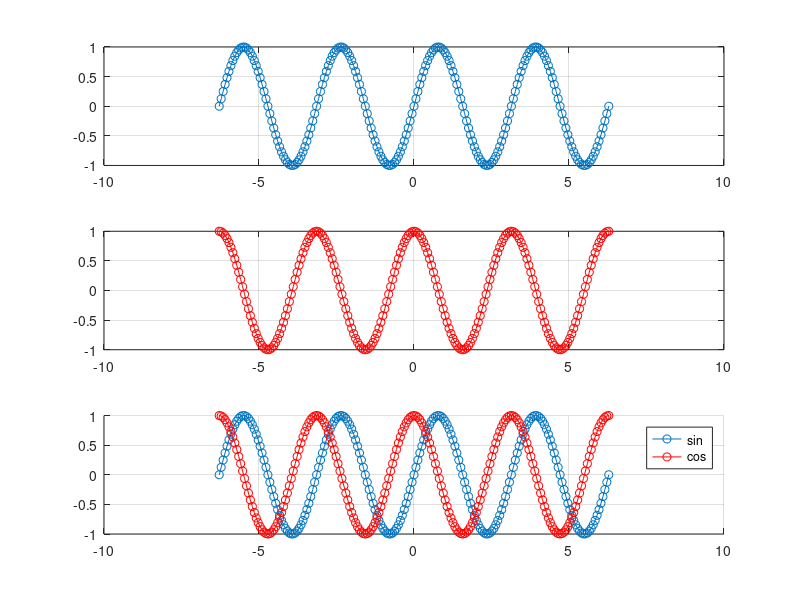
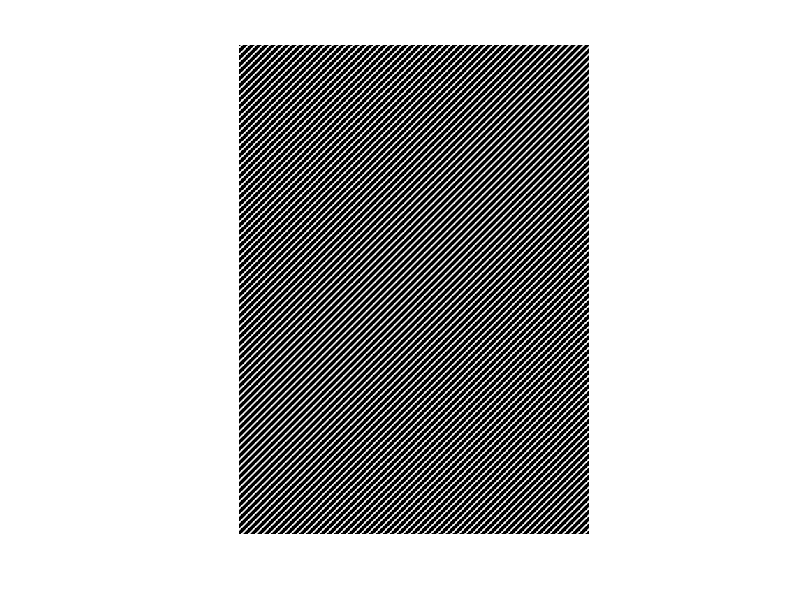
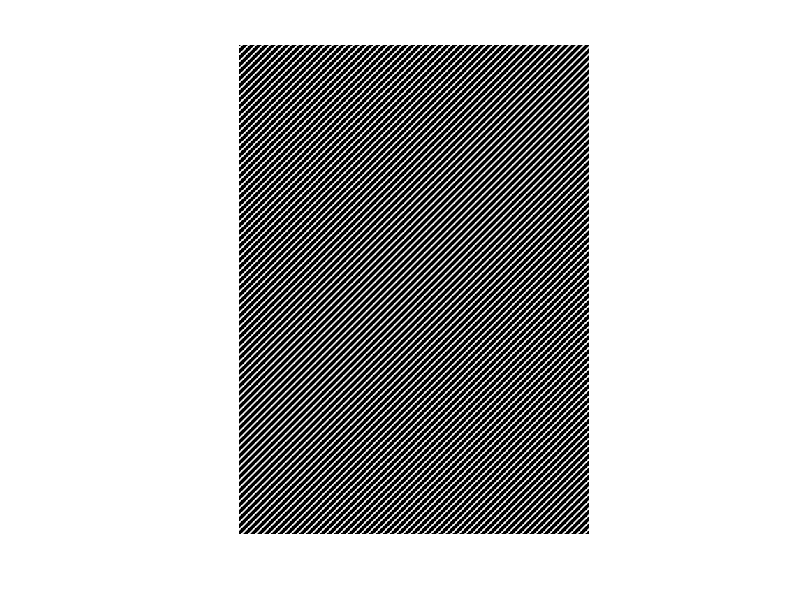

MATLAB code to generate these figures, in order:
% basic tutorial on sampling and generating discrete waveform in MATLAB
clear all; close all;
%A. defining sampling rate and input range            
fs = 100;   % 1)define the number of points that we want to sample
            % in one unit length for our waveform. This is called the
            % sampling rate (fs).
l = 2*pi    % 2) we define the length of 1 unit. Here, 
            % we use radian scale, and we set the length to 2 x pi (360 in degree scale)
            % which equals to the length of the arc in a unit circle.
dx = l/fs;  % 3) we want to get the approximiate length per sample. 
            % dist. per sample = length / sampling rate. This is the rate
            % of change of our discrete series.
x = -l:dx:l; % 4) we set the range of our x axis. Here, I chose 
            % from the ranges of -2 x pi to 2 x pi. MATLAB has a built in
            % matrix indexing operator which creates a regularly-spaced 
            % vector x using dx as the increment between elements. 
            % x=min:index:max;
            % In most general programming, this would need to be done using a
            % for loop. Excersise: Try making the array above using a for loop.

%B. sinuosidal waveform
f = 2;      % 1) we define the frequency of our waveform.
w = (2*pi*f);     % 2) we set the angular frequency which is a scalar measure
            % of the rotation rate.
phase = 0;  % 3) phase, this value determines the initial angle of a sinusoidal function 
            % at its origin. This could be thought of as a shift.
theta = (w*x)/l+phase; % now we can take our discrete samples above and scale and set the offset.
            % theta is an arbitray greek alphabet which is used to describe
            % angles. notice that we have to rescale our angular frequency
            % because the unit scale of our sampling is 2*pi. 
y1 = sin(theta); % 5)  using matlab's built in sin function. we can plug in our input array
            % and generate a simple sin wave output. Also try cos(),tan(),atan(),
            % etc.
y2 = cos(theta); % another waveform

% Plotting
% We demonstrate a simple and clean way of writing a MATLAB script to
% generate plots step-by-step.
figure(1);  % opens a new figure window with index of 1.
clf;        % convention to clear the memory for the current figure.
subplot(3,1,1);     % subplot gridizes the the figure window row by column. 
            % subplot(num rows, num columns, index). here we want to create
            % a grided figure of 3 by 1 for our 3 plots.
plot(x,y1,'o-')
grid on;
subplot(3,1,2)
plot(x,y2,'or-')
grid on;

subplot(3,1,3)
hold on;    % the hold function allows you to draw multiple figures on to the plot
            % by default. hold off by default.
plot(x,y1,'o-')
plot(x,y2,'or-')
legend('sin','cos')
grid on;

% Excersises
% 1. run the plot above
% 2. generate a sinusoids of .5Hz ,1 Hz, 4Hz and 10Hz. 
% 3. generate a sinusoid with period .5, 1, 4, 10. (hint period = 1/frequency)
% 4. change the theta to see what happens to the sinusoid
% 5. generate a 5 hz sinusoid but adjust the sampling rate (fs) to 50,25,11,8,5 Hz.
% 6. change the theta of the y1 to pi/2. observe what happens. Which way
% does the function shift.
% 7. try changing the xaxis so that the range is 0 to two unit circles in
% length. play around with change the x range.
% 8. generate a sinusoid plot containing 2,3,7,11 full waves within range indicated in 2.
% 9. change the sampling scale to time series.

% generating a sin waveform in 2 dimensions.
% sampling
px = 500;   % 1) pixels - define the number of picture elements of our image.
py = 700; 
l =  1      % 2) we define the length of x and y 1 which is also the unit 
            % length of our input.
fs = 10    % sampling rate of our image
dx = l/fs; % rate of change in x
dy = l/fs; % rate of change in y
            
fx=1; % wave frequency in x
wx = 2*pi*fx; % angular frequency x
fy=1; % wave frequency in y 
wy = 2*pi*fy; % wave frequency in x

I1=zeros(py,px); 
% 1 general programming
for i = 1:py
    y=(i-1)*dy;
    for ii = 1:px
        x=(ii-1)*dx;
        I1(i,ii) = sin((wx*x)/l+(wy*y)/l); % sinusoid equation in 2 dimension
    end
end

figure(2)
imshow(I1) 

% 2 Matlab
[X,Y] = meshgrid((0:l:px-1)/fs,(0:l:py-1)/fs); %meshgrid replicates these 
I2 = sin((wx*X)/l+(wy*Y)/l);
figure(3);imshow(I2);
